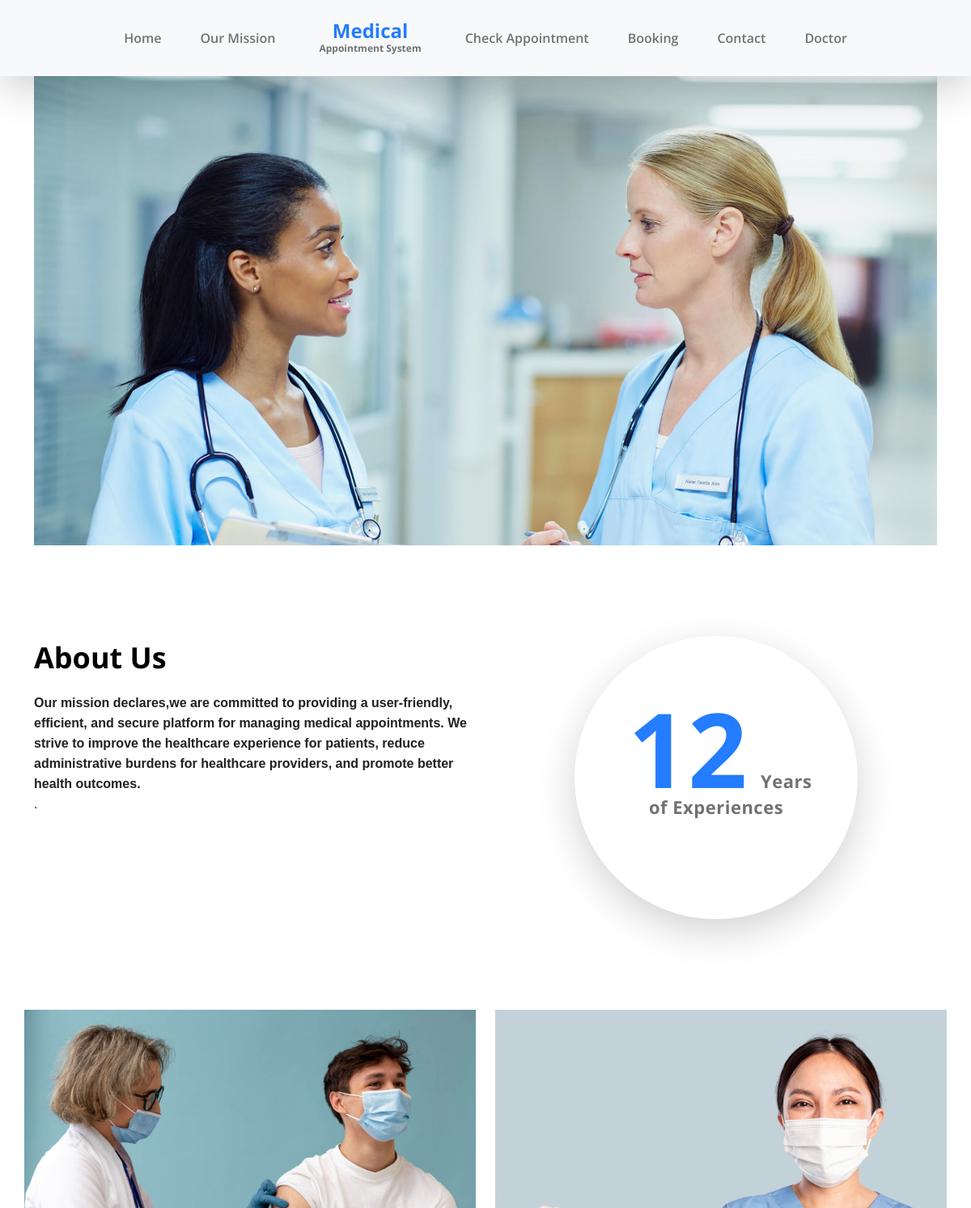
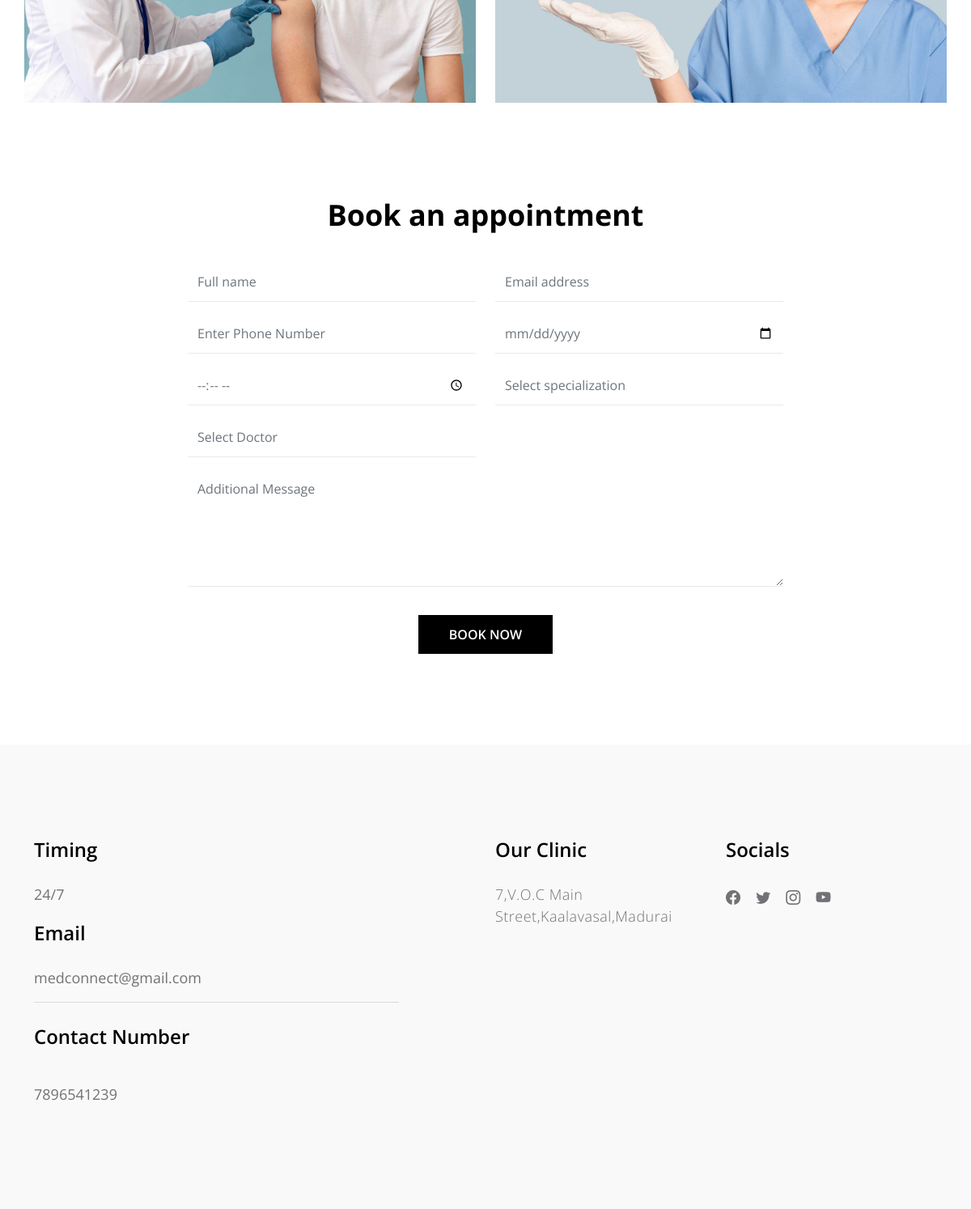
The page / on the database its author committed (2 pictures, top to bottom).
### tables this page shows
CREATE TABLE `tblpage` (
  `ID` int(10) NOT NULL,
  `PageType` varchar(200) DEFAULT NULL,
  `PageTitle` mediumtext DEFAULT NULL,
  `PageDescription` mediumtext DEFAULT NULL,
  `Email` varchar(200) DEFAULT NULL,
  `MobileNumber` bigint(10) DEFAULT NULL,
  `UpdationDate` date DEFAULT NULL,
  `Timing` varchar(200) NOT NULL
);

### index.php (the view, shortened to what this page needs)
<?php
include('doctor/includes/dbconnection.php');
?>
<!doctype html>
<html lang="en">
    <head>
        <link href="css/bootstrap.min.css" rel="stylesheet">
        <link href="css/bootstrap-icons.css" rel="stylesheet">
        <link href="css/owl.carousel.min.css" rel="stylesheet">
        <link href="css/owl.theme.default.min.css" rel="stylesheet">
        <link href="css/templatemo-medic-care.css" rel="stylesheet">
    </head>
    <body id="top">
        <main>
            <?php include_once('includes/header.php');?>
            <section class="hero" id="hero">
                <div class="container">
                    <div class="row">
                        <div class="col-12">
                            <div id="myCarousel" class="carousel slide carousel-fade" data-bs-ride="carousel">
                                <div class="carousel-inner">
                                    <div class="carousel-item">
                                        <img src="images/slider/1.jpg" class="img-fluid" alt="">
                                    </div>
                                </div>
                            </div>
                        </div>
                    </div>
                </div>
            </section>
            <section class="section-padding" id="about">
                <div class="container">
                    <div class="row">
                        <div class="col-lg-6 col-md-6 col-12">
                            <?php
$sql="SELECT * from tblpage where PageType='aboutus'";
$query = $dbh -> prepare($sql);
$query->execute();
$results=$query->fetchAll(PDO::FETCH_OBJ);
$cnt=1;
if($query->rowCount() > 0)
{
foreach($results as $row)
{               ?>
                            <h2 class="mb-lg-3 mb-3"><?php  echo htmlentities($row->PageTitle);?></h2>
                            <p><?php  echo ($row->PageDescription);?>.</p>
                           <?php $cnt=$cnt+1;}} ?>
                        </div>
                        <div class="col-lg-4 col-md-5 col-12 mx-auto">
                            <div class="featured-circle bg-white shadow-lg d-flex justify-content-center align-items-center">
                                <p class="featured-text"><span class="featured-number">12</span> Years<br> of Experiences</p>
                            </div>
                        </div>
                    </div>
                </div>
            </section>
            <section class="gallery">
                <div class="container">
                    <div class="row">
                        <div class="col-lg-6 col-6 ps-0">
                            <img src="images/gallery/medium-shot-man-getting-vaccine.jpg" class="img-fluid galleryImage" alt="get a vaccine" title="get a vaccine for yourself">
                        </div>
                        <div class="col-lg-6 col-6 pe-0">
                            <img src="images/gallery/female-doctor-with-presenting-hand-gesture.jpg" class="img-fluid galleryImage" alt="wear a mask" title="wear a mask to protect yourself">
                        </div>
                    </div>
                </div>
            </section>
            <section class="section-padding" id="booking">
                <div class="container">
                    <div class="row">
                        <div class="col-lg-8 col-12 mx-auto">
                            <div class="booking-form">
                                <h2 class="text-center mb-lg-3 mb-2">Book an appointment</h2>
                                <form role="form" method="post">
                                    <div class="row">
                                        <div class="col-lg-6 col-12">
                                            <input type="text" name="name" id="name" class="form-control" placeholder="Full name" required='true'>
                                        </div>
                                        <div class="col-lg-6 col-12">
                                            <input type="email" name="email" id="email" pattern="[^ @]*@[^ @]*" class="form-control" placeholder="Email address" required='true'>
                                        </div>
                                        <div class="col-lg-6 col-12">
                                            <input type="telephone" name="phone" id="phone" class="form-control" placeholder="Enter Phone Number" maxlength="10">
                                        </div>
                                        <div class="col-lg-6 col-12">
                                            <input type="date" name="date" id="date" value="" class="form-control">
                                        </div>
                                            <div class="col-lg-6 col-12">
                                            <input type="time" name="time" id="time" value="" class="form-control">
                                        </div>
    <div class="col-lg-6 col-12">
<select onChange="getdoctors(this.value);"  name="specialization" id="specialization" class="form-control" required>
<option value="">Select specialization</option>
</select>
</div>
    <div class="col-lg-6 col-12">
<select name="doctorlist" id="doctorlist" class="form-control">
<option value="">Select Doctor</option>
</select>
</div>
                                        <div class="col-12">
                                            <textarea class="form-control" rows="5" id="message" name="message" placeholder="Additional Message"></textarea>
                                        </div>
                                        <div class="col-lg-3 col-md-4 col-6 mx-auto">
                                            <button type="submit" class="form-control" name="submit" id="submit-button">Book Now</button>
                                        </div>
                                    </div>
                                </form>
                            </div>
                        </div>
                    </div>
                </div>
            </section>
        </main>
        <?php include_once('includes/footer.php');?>
    </body>
</html>

### includes/header.php (shortened to what this page needs)
<nav class="navbar navbar-expand-lg bg-light fixed-top shadow-lg">
                <div class="container">
                    <div class="collapse navbar-collapse" id="navbarNav">
                        <ul class="navbar-nav mx-auto">
                            <li class="nav-item active">
                                <a class="nav-link" href="index.php">Home</a>
                            </li>
                            <li class="nav-item">
                                <a class="nav-link" href="#about">Our Mission</a>
                            </li>
                            <a class="navbar-brand d-none d-lg-block" href="index.php">
                                Medical
                                <strong class="d-block">Appointment System</strong>
                            </a>
                            <li class="nav-item">
                                <a class="nav-link" href="check-appointment.php">Check Appointment</a>
                            </li>
                            <li class="nav-item">
                                <a class="nav-link" href="#booking">Booking</a>
                            </li>
                            <li class="nav-item">
                                <a class="nav-link" href="#contact">Contact</a>
                            </li>
                             <li class="nav-item active">
                                <a class="nav-link" href="doctor/login.php">Doctor</a>
                            </li>
                        </ul>
                    </div>
                </div>
            </nav>

### includes/footer.php (shortened to what this page needs)
<footer class="site-footer section-padding" id="contact">
            <div class="container">
                <div class="row">
                    <div class="col-lg-5 me-auto col-12">
                        <?php
$sql="SELECT * from tblpage where PageType='contactus'";
$query = $dbh -> prepare($sql);
$query->execute();
$results=$query->fetchAll(PDO::FETCH_OBJ);
$cnt=1;
if($query->rowCount() > 0)
{
foreach($results as $row)
{               ?>
                        <h5 class="mb-lg-4 mb-3">Timing</h5>
                        <ul class="list-group list-group-flush">
                            <li class="list-group-item d-flex">
                                <?php  echo ($row->Timing);?>
                            </li></ul>
                            <h5 class="mb-lg-4 mb-3">Email</h5>
                            <ul class="list-group list-group-flush">
                            <li class="list-group-item d-flex">
                                <?php  echo ($row->Email);?></li>
                                <br>
                                 <h5 class="mb-lg-4 mb-3">Contact Number</h5>
                            <li class="list-group-item d-flex">
                                <?php  echo ($row->MobileNumber);?></li>
                        </ul>
                    </div>
                    <div class="col-lg-2 col-md-6 col-12 my-4 my-lg-0">
                        <h5 class="mb-lg-4 mb-3">Our Clinic</h5>
                        <p><?php  echo ($row->PageDescription);?></p>
                    </div>
<?php $cnt=$cnt+1;}} ?>
                    <div class="col-lg-3 col-md-6 col-12 ms-auto">
                        <h5 class="mb-lg-4 mb-2">Socials</h5>
                        <ul class="social-icon">
                            <li><a href="#" class="social-icon-link bi-facebook"></a></li>
                            <li><a href="#" class="social-icon-link bi-twitter"></a></li>
                            <li><a href="#" class="social-icon-link bi-instagram"></a></li>
                            <li><a href="#" class="social-icon-link bi-youtube"></a></li>
                        </ul>
                    </div>
                </div>
        </footer>

### css/templatemo-medic-care.css (style rules this page uses)
:root { --white-color: #FFFFFF; --primary-color: #247cff; --section-bg-color: #F9F9F9; --dark-color: #000000; --title-color: #565758; --p-color: #717275; --border-color: #eaeaea; --body-font-family: 'Open Sans', sans-serif; --h1-font-size: 48px; --h2-font-size: 36px; --h3-font-size: 32px; --h4-font-size: 28px; --h5-font-size: 24px; --h6-font-size: 22px; --p-font-size: 18px; --menu-font-size: 16px; --font-weight-light: 300; --font-weight-normal: 400; --font-weight-semibold: 600; --font-weight-bold: 700; }
body { background: var(--white-color); font-family: var(--body-font-family); position: relative; padding-top: 94px; }
h2, h3, h4, h5, h6 { color: var(--dark-color); line-height: inherit; }
h1, h2, h3, h4, h5, h6 { font-weight: var(--font-weight-semibold); }
h1, h2 { font-weight: var(--font-weight-bold); }
h2 { font-size: var(--h2-font-size); }
h5 { font-size: var(--h5-font-size); }
p { color: var(--p-color); font-size: var(--p-font-size); font-weight: var(--font-weight-light); letter-spacing: 0.5px; }
a, button { touch-action: manipulation; transition: all 0.3s; }
a { color: var(--p-color); text-decoration: none; }
.section-padding { padding-top: 7rem; padding-bottom: 7rem; }
b, strong { font-weight: var(--font-weight-bold); }
.list-group-item { background-color: transparent; color: var(--p-color); font-size: var(--p-font-size); padding: 1rem 0; }
.list-group-item:first-child { padding-top: 0; }
.hero { padding-top: 0rem; }
.hero .container { position: relative; overflow: hidden; height: 580px; }
.featured-circle { border-radius: 100%; width: 350px; height: 350px; margin: 0 auto; padding: 0 20px; }
.featured-text { font-size: var(--h6-font-size); line-height: 2rem; font-weight: var(--font-weight-bold); text-align: center; margin-bottom: 0; }
.featured-number { color: var(--primary-color); font-size: 8rem; margin: 0 10px; }
.navbar { padding-top: 20px; padding-bottom: 20px; }
.navbar-brand { color: var(--primary-color); font-size: var(--h5-font-size); font-weight: var(--font-weight-bold); margin: 0 30px; padding: 0; text-align: center; }
.navbar-brand strong { color: var(--p-color); font-size: 12px; position: relative; bottom: 5px; }
.navbar-expand-lg .navbar-nav .nav-link { padding-right: 1.5rem; padding-left: 1.5rem; }
.navbar-nav .nav-link { color: var(--p-color); font-weight: var(--font-weight-semibold); font-size: var(--menu-font-size); padding-top: 15px; padding-bottom: 15px; }
.booking-form .form-control { background: transparent; border-radius: 0; border: 0; border-bottom: 1px solid var(--border-color); color: #6c757d; font-weight: var(--font-weight-normal); padding-top: 12px; padding-bottom: 12px; margin-top: 15px; transition: all 0.3s; }
.booking-form #submit-button { background: var(--dark-color); border-bottom: 0; font-weight: var(--font-weight-semibold); color: var(--white-color); text-transform: uppercase; margin-top: 35px; }
.site-footer { background: var(--section-bg-color); }
.social-icon { margin: 0; padding: 0; }
.social-icon li { list-style: none; display: inline-block; vertical-align: top; transition: all 0.3s; }
.social-icon-link { font-size: var(--p-font-size); display: inline-block; vertical-align: top; margin-top: 4px; margin-bottom: 4px; margin-right: 15px; }

### rows shown on the page
tblpage: PageTitle "About Us", PageDescription "Our mission declares,we are committed to providing a user-friendly, efficient, and secure platform for managing medical appointments. We strive to improve the healthcare experience for patients, reduce administrative burdens for healthcare providers, and promote better health outcomes."
tblpage: Timing "24/7", Email "medconnect@gmail.com", MobileNumber "7896541239", PageDescription "7,V.O.C Main Street,Kaalavasal,Madurai"
